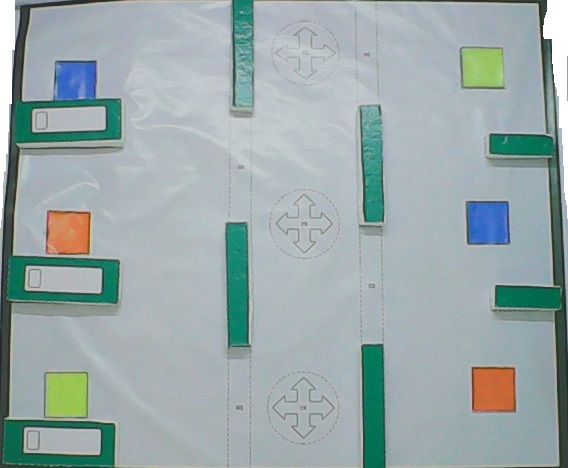
#> input picture task5/testimage.jpg, 568 x 468 px; its folder holds only this picture in this run
$ python -i imglib.py   (imports and definitions only)   (Python 2 division)
#> lines starting #> are read from the running program, lines starting #| are printed output that depends on the picture; after the words box and inside, x2 and y2 are one past the last pixel; in counts of white or black regions, pixels touching at a corner belong together
#> further down, picture is the input picture: shape (468, 568, 3); mean B, G, R 170.6, 169.6, 154.6
import numpy
import cv2
import heapq
grid_line_x = 18
grid_line_y = 18
m=480/(grid_line_x-1)
n=540/(grid_line_y-1)
grid_map = [ [ 0 for i in range(grid_line_x-1) ] for j in range(grid_line_y-1) ]
##############
# Image clipper
#
#
#
#
# [178 lines left out: functions imgclip, obstacle, markobstacle, grid_draw, solve, build_path, not called in this run]

###########################################################
class GridPoint(object):
    """Represent a position on a grid."""
    def __init__(self, x, y): #self referencing x and  y coordinates
        self.x = x
        self.y = y

    def __hash__(self): #returning hash value of the GridPoint object
        return hash((self.x, self.y))

    def __repr__(self):                         #returns values stored in current object, values are x and y coordinates
        return "(%d,%d)" % (self.y+1, self.x+1)

    def __eq__(self, other):
        return self.x == other.x and self.y == other.y

    # [77 lines left out: functions get_moves, makegrid, not called in this run]
################################
###############################
#
#
#
#
def areacon(contours,area,sub):
        count=0
        con=0
        for i in range(len(contours)):
                ar = cv2.contourArea(contours[i])
                #print ar,area
                if ar>area-sub and ar<area+sub:#detecting provision marker
                        contours[count]=contours[i]
                        count=count+1
                        #print count
        return contours,count


########################################
###########################################
# calculate contours coordinates
#
#
#
#
def ccoor(contour):
        M = cv2.moments(contour)
        cx = int(M['m10']/M['m00'])
        cy = int(M['m01']/M['m00'])
        return cx,cy
###########################################
##################################
#idetifying markers and returning their array coordinates
#
#
#
#
def markers(img):
        marker = [ [ 0 for i in range(3) ] for j in range(8) ]
        count=0
        hsv = cv2.cvtColor(img,cv2.COLOR_BGR2HSV)
#> hsv: shape (468, 568, 3); mean H, S, V 92.9, 39.6, 175.7
        #Starting with red markers
        MIN= numpy.array([0,100,100],numpy.uint8)
        MAX= numpy.array([30,255,255],numpy.uint8)
        mask = cv2.inRange(hsv, MIN,MAX)
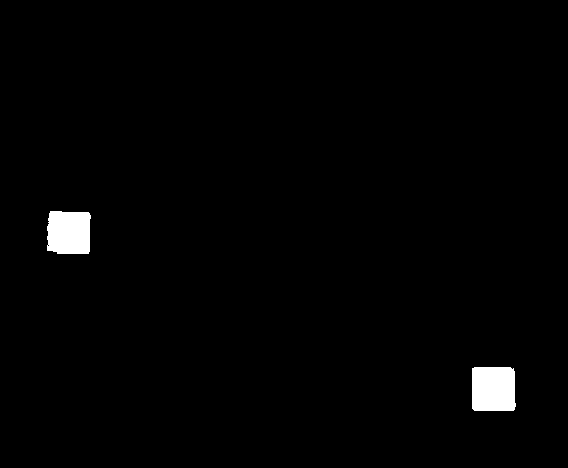
#> mask: shape (468, 568); 1.4% white; 2 white regions, box (x1, y1, x2, y2) and area: (472, 367, 516, 411) 1882, (47, 211, 91, 254) 1759
        ret,thresh = cv2.threshold(mask,127,255,1)
#> thresh: shape (468, 568); 98.6% white; 2 black regions
        Rcontours, h = cv2.findContours(thresh,cv2.RETR_TREE,cv2.CHAIN_APPROX_SIMPLE)
#> Rcontours = 3 contours; box (x1, y1, x2, y2) and area: (0, 0, 568, 468) 264789, (471, 366, 517, 412) 1965, (46, 210, 92, 255) 1841; h = [[-1, -1, 1, -1], [2, -1, -1, 0], [-1, 1, -1, 0]]
        Rcontours=sorted(Rcontours, key = cv2.contourArea, reverse = True)[:5]
        Rcontours,length=areacon(Rcontours,1500,600)
#> the loop in areacon, `for i in range(len(contours)):` made 3 passes
#> (ar, count) on passes 2 to 3: (1965, 1), (1841, 2)
#> ar on pass 1: 264789
#> after the loop in areacon, `for i in range(len(contours)):`: contours = 3 contours; box (x1, y1, x2, y2) and area: (471, 366, 517, 412) 1965, (46, 210, 92, 255) 1841, (46, 210, 92, 255) 1841; count = 2
#> Rcontours has the same summary as contours in areacon; length = 2
        Rcontours=sorted(Rcontours, key = cv2.contourArea, reverse = True)[:length]
#> Rcontours = 2 contours; box (x1, y1, x2, y2) and area: (471, 366, 517, 412) 1965, (46, 210, 92, 255) 1841
        cv2.drawContours(img,Rcontours,-1,(255,0,0),3)
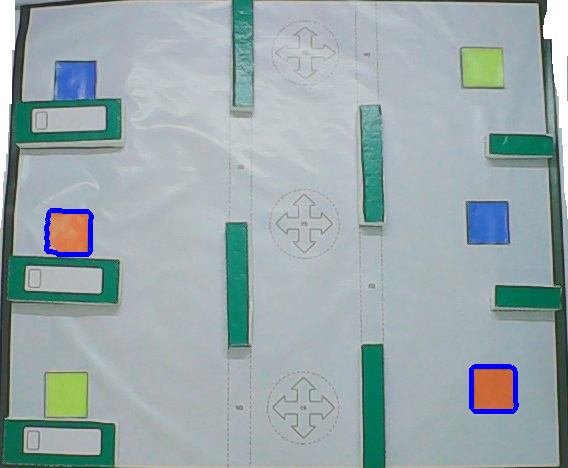
#> img: shape (468, 568, 3); 0.62% of pixels changed, all inside (x1, y1, x2, y2) = (44, 208, 519, 414)
        #print len(Rcontours)

        # blue markers
        MIN= numpy.array([95,100,100],numpy.uint8)
        MAX= numpy.array([130,255,255],numpy.uint8)
        mask = cv2.inRange(hsv, MIN,MAX)
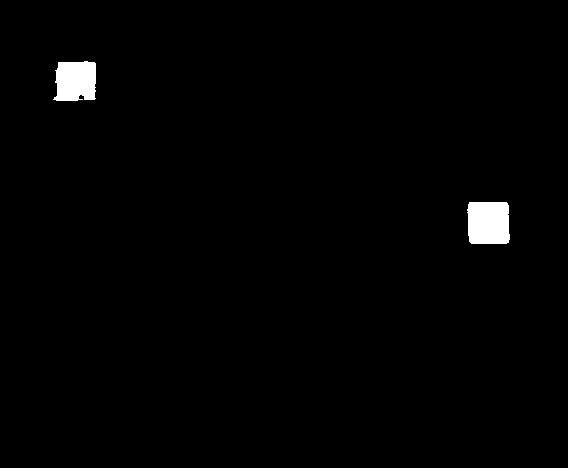
#> mask: shape (468, 568); 1.2% white; 2 white regions, box (x1, y1, x2, y2) and area: (467, 202, 510, 244) 1711, (53, 61, 96, 101) 1498
        ret,thresh = cv2.threshold(mask,127,255,1)
#> thresh: shape (468, 568); 98.8% white; 2 black regions
        Bcontours, h = cv2.findContours(thresh,cv2.RETR_TREE,cv2.CHAIN_APPROX_SIMPLE)
#> Bcontours = 3 contours; box (x1, y1, x2, y2) and area: (0, 0, 568, 468) 264789, (466, 201, 511, 245) 1790, (52, 60, 97, 102) 1582
        Bcontours=sorted(Bcontours, key = cv2.contourArea, reverse = True)[:5]
        Bcontours,length=areacon(Bcontours,1500,600)
#> the loop in areacon (call 2), `for i in range(len(contours)):` made 3 passes
#> (ar, count) on passes 2 to 3: (1789.5, 1), (1582.5, 2)
#> after the loop in areacon (call 2), `for i in range(len(contours)):`: contours = 3 contours; box (x1, y1, x2, y2) and area: (466, 201, 511, 245) 1790, (52, 60, 97, 102) 1582, (52, 60, 97, 102) 1582; count = 2
#> Bcontours has the same summary as contours in areacon
        Bcontours=sorted(Bcontours, key = cv2.contourArea, reverse = True)[:length]
#> Bcontours = 2 contours; box (x1, y1, x2, y2) and area: (466, 201, 511, 245) 1790, (52, 60, 97, 102) 1582

        #print "Blue markers",length
        cv2.drawContours(img,Bcontours,-1,(255,0,0),3)
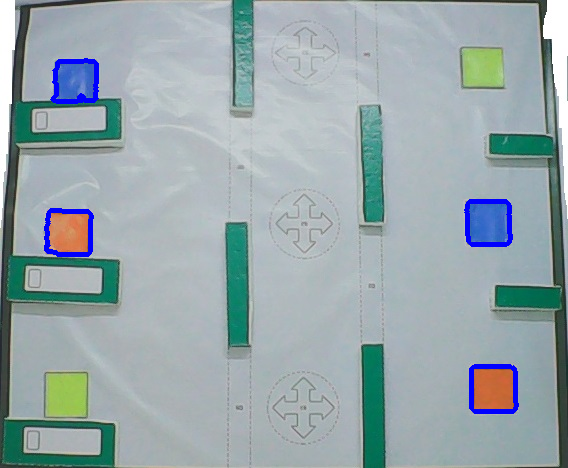
#> img: shape (468, 568, 3); 0.6% of pixels changed, all inside (x1, y1, x2, y2) = (50, 58, 513, 247)
        #yellow markers
        # blue markers
        MIN= numpy.array([40,100,100],numpy.uint8)
        MAX= numpy.array([55,255,255],numpy.uint8)
        mask = cv2.inRange(hsv, MIN,MAX)
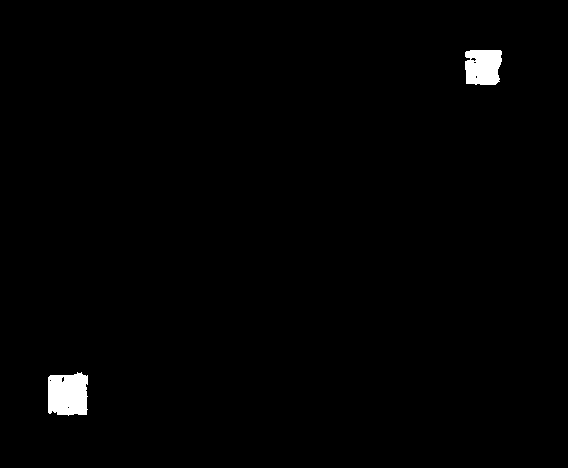
#> mask: shape (468, 568); 1% white; 2 white regions, box (x1, y1, x2, y2) and area: (48, 372, 88, 416) 1547, (465, 50, 502, 85) 1162
        ret,thresh = cv2.threshold(mask,127,255,1)
#> thresh: shape (468, 568); 99% white; 2 black regions
        Ycontours, h = cv2.findContours(thresh,cv2.RETR_TREE,cv2.CHAIN_APPROX_SIMPLE)
#> Ycontours = 9 contours, 6 with area under 20; largest, box (x1, y1, x2, y2) and area: (0, 0, 568, 468) 264789, (47, 371, 89, 417) 1637, (464, 49, 503, 86) 1244; h = [[-1, -1, 1, -1], [5, -1, 2, 0], [3, -1, -1, 1], [4, 2, -1, 1], [-1, 3, -1, 1], [-1, 1, 6, 0], [7, -1, -1, 5], [8, 6, -1, 5], [-1, 7, -1, 5]]
        Ycontours=sorted(Ycontours, key = cv2.contourArea, reverse = True)[:5]
#> Ycontours = 5 contours, 2 with area under 20; largest, box (x1, y1, x2, y2) and area: (0, 0, 568, 468) 264789, (47, 371, 89, 417) 1637, (464, 49, 503, 86) 1244
        #cv2.drawContours(img,Ycontours,-1,(255,0,0),3)
        Ycontours,length=areacon(Ycontours,1500,600)
#> after the loop in areacon (call 3), `for i in range(len(contours)):`: contours = 5 contours, 2 with area under 20; largest, box (x1, y1, x2, y2) and area: (47, 371, 89, 417) 1637, (464, 49, 503, 86) 1244, (464, 49, 503, 86) 1244; count = 2
#> Ycontours has the same summary as contours in areacon
        Ycontours=sorted(Ycontours, key = cv2.contourArea, reverse = True)[:length]
#> Ycontours = 2 contours; box (x1, y1, x2, y2) and area: (47, 371, 89, 417) 1637, (464, 49, 503, 86) 1244
        cv2.drawContours(img,Ycontours,-1,(255,0,0),3)
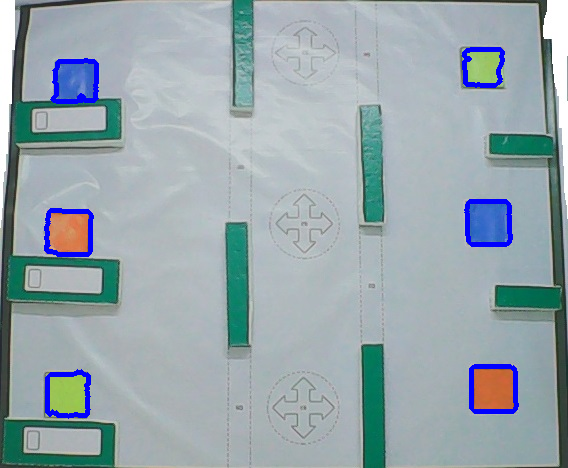
#> img: shape (468, 568, 3); 0.55% of pixels changed, all inside (x1, y1, x2, y2) = (45, 47, 505, 419)
        cv2.imshow("Rcon",img)
        #####returning coordiantes of marker with maximum demands

        if len(Rcontours)>=len(Bcontours):
                if(len(Rcontours)>=len(Ycontours)):
                        ##code here for R
                        count=0
                        for i in range(len(Rcontours)):
                                cx,cy=ccoor(Rcontours[i])
                                #cv2.circle(orig_img,(cx,cy), 5, (255,255,0), -1)
                                if cx < 270:#detecting provision marker
                                        #count=count+1
                                        marker[2][0]=cx
                                        marker[2][1]=cy
                                        marker[2][2]=2

                                else:#detecting demand markers
                                        marker[3+count][0]=cx
                                        marker[3+count][1]=cy
                                        marker[3+count][2]=2 #2 means red demand
                                        count=count+1
#> this loop made 2 passes
#> (cx, cy, count) on pass 1: (493, 388, 1)
#> (cx, cy) on pass 2: (68, 232)
#> after the loop, count = 1; marker = [[0, 0, 0], [0, 0, 0], [68, 232, 2], [493, 388, 2], [0, 0, 0], [0, 0, 0], [0, 0, 0], [0, 0, 0]]
                        #code here for yellow
                        for i in range(len(Ycontours)):
                                cx,cy=ccoor(Ycontours[i])
                                #cv2.circle(orig_img,(cx,cy), 5, (255,255,0), -1)
                                if cx < 270:#detecting provision marker

                                        marker[1][0]=cx
                                        marker[1][1]=cy
                                        marker[1][2]=1

                                else:#detecting demand markers

                                        marker[3+count][0]=cx
                                        marker[3+count][1]=cy
                                        marker[3+count][2]=1 #1 means yellow demand
                                        count=count+1
#> this loop made 2 passes
#> (cx, cy, count) on pass 2: (482, 66, 2)
#> (cx, cy) on pass 1: (67, 393)
#> after the loop, count = 2; marker = [[0, 0, 0], [67, 393, 1], [68, 232, 2], [493, 388, 2], [482, 66, 1], [0, 0, 0], [0, 0, 0], [0, 0, 0]]
                        #code for blue
                        for i in range(len(Bcontours)):
                                cx,cy=ccoor(Bcontours[i])
                                #cv2.circle(orig_img,(cx,cy), 5, (255,255,0), -1)
                                if cx < 270:#detecting provision marker

                                        marker[0][0]=cx
                                        marker[0][1]=cy
                                        marker[0][2]=0

                                else:#detecting demand markers

                                        marker[3+count][0]=cx
                                        marker[3+count][1]=cy
                                        marker[3+count][2]=0 #0 means blue demand
                                        count=count+1
#> this loop made 2 passes
#> (cx, cy, count) on pass 1: (488, 222, 3)
#> (cx, cy) on pass 2: (75, 80)
#> after the loop, count = 3; marker = [[75, 80, 0], [67, 393, 1], [68, 232, 2], [493, 388, 2], [482, 66, 1], [488, 222, 0], [0, 0, 0], [0, 0, 0]]


                else:
                        #code here for yellow
                        count=0

                        for i in range(len(Ycontours)):
                                cx,cy=ccoor(Ycontours[i])
                                print cx,cy

                                #cv2.circle(orig_img,(cx,cy), 5, (255,255,0), -1)
                                if cx < 270:#detecting provision marker

                                        marker[1][0]=cx
                                        marker[1][1]=cy
                                        marker[1][2]=1

                                else:#detecting demand markers

                                        marker[3+count][0]=cx
                                        marker[3+count][1]=cy
                                        marker[3+count][2]=1 #1 means yellow demand
                                        count=count+1
                        #code for blue
                        for i in range(len(Bcontours)):
                                cx,cy=ccoor(Bcontours[i])
                                #cv2.circle(orig_img,(cx,cy), 5, (255,255,0), -1)
                                if cx < 270:#detecting provision marker

                                        marker[0][0]=cx
                                        marker[0][1]=cy
                                        marker[0][2]=0

                                else:#detecting demand markers

                                        marker[3+count][0]=cx
                                        marker[3+count][1]=cy
                                        marker[3+count][2]=0 #0 means blue demand
                                        count=count+1
                        #code for R
                        for i in range(len(Rcontours)):
                                cx,cy=ccoor(Rcontours[i])
                                #cv2.circle(orig_img,(cx,cy), 5, (255,255,0), -1)
                                if cx < 270:#detecting provision marker
                                        #count=count+1
                                        marker[2][0]=cx
                                        marker[2][1]=cy
                                        marker[2][2]=2

                                else:#detecting demand markers
                                        marker[3+count][0]=cx
                                        marker[3+count][1]=cy
                                        marker[3+count][2]=2 #2 means red demand
                                        count=count+1

        else:
                if(len(Bcontours)>=len(Ycontours)):
                        #code for B
                        count=0
                        for i in range(len(Bcontours)):
                                cx,cy=ccoor(Bcontours[i])
                                #cv2.circle(orig_img,(cx,cy), 5, (255,255,0), -1)
                                if cx < 270:#detecting provision marker

                                        marker[0][0]=cx
                                        marker[0][1]=cy
                                        marker[0][2]=0

                                else:#detecting demand markers

                                        marker[3+count][0]=cx
                                        marker[3+count][1]=cy
                                        marker[3+count][2]=0 #0 means blue demand
                                        count=count+1
                        #code for R
                        for i in range(len(Rcontours)):
                                cx,cy=ccoor(Rcontours[i])
                                #cv2.circle(orig_img,(cx,cy), 5, (255,255,0), -1)
                                if cx < 270:#detecting provision marker
                                        #count=count+1
                                        marker[2][0]=cx
                                        marker[2][1]=cy
                                        marker[2][2]=2

                                else:#detecting demand markers
                                        marker[3+count][0]=cx
                                        marker[3+count][1]=cy
                                        marker[3+count][2]=2 #2 means red demand
                                        count=count+1
                        #code here for yellow

                        for i in range(len(Ycontours)):
                                cx,cy=ccoor(Ycontours[i])
                                #cv2.circle(orig_img,(cx,cy), 5, (255,255,0), -1)
                                if cx < 270:#detecting provision marker

                                        marker[1][0]=cx
                                        marker[1][1]=cy
                                        marker[1][2]=1

                                else:#detecting demand markers

                                        marker[3+count][0]=cx
                                        marker[3+count][1]=cy
                                        marker[3+count][2]=1 #1 means yellow demand
                                        count=count+1
                else:
                        #code for Y
                        #code here for yellow
                        count=0
                        for i in range(len(Ycontours)):
                                cx,cy=ccoor(Ycontours[i])
                                #cv2.circle(orig_img,(cx,cy), 5, (255,255,0), -1)
                                if cx < 270:#detecting provision marker

                                        marker[1][0]=cx
                                        marker[1][1]=cy
                                        marker[1][2]=1

                                else:#detecting demand markers

                                        marker[3+count][0]=cx
                                        marker[3+count][1]=cy
                                        marker[3+count][2]=1 #1 means yellow demand
                                        count=count+1
                        #code for R
                        for i in range(len(Rcontours)):
                                cx,cy=ccoor(Rcontours[i])
                                #cv2.circle(orig_img,(cx,cy), 5, (255,255,0), -1)
                                if cx < 270:#detecting provision marker
                                        #count=count+1
                                        marker[2][0]=cx
                                        marker[2][1]=cy
                                        marker[2][2]=2

                                else:#detecting demand markers
                                        marker[3+count][0]=cx
                                        marker[3+count][1]=cy
                                        marker[3+count][2]=2 #2 means red demand
                                        count=count+1
                        #code for B

                        for i in range(len(Bcontours)):
                                cx,cy=ccoor(Bcontours[i])
                                #cv2.circle(orig_img,(cx,cy), 5, (255,255,0), -1)
                                if cx < 270:#detecting provision marker

                                        marker[0][0]=cx
                                        marker[0][1]=cy
                                        marker[0][2]=0

                                else:#detecting demand markers

                                        marker[3+count][0]=cx
                                        marker[3+count][1]=cy
                                        marker[3+count][2]=0 #0 means blue demand
                                        count=count+1


        return marker
###########################################

>>> import cv2
>>> picture = cv2.imread('../testimage.jpg')
>>> result = markers(picture)
#> result has the same summary as marker in markers
